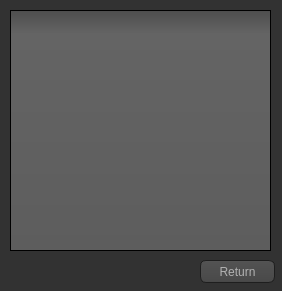
<?xml version="1.0" encoding="UTF-8"?>
<ui version="4.0">
 <class>afficheremplacement</class>
 <widget class="QDialog" name="afficheremplacement">
  <property name="geometry">
   <rect>
    <x>0</x>
    <y>0</y>
    <width>282</width>
    <height>291</height>
   </rect>
  </property>
  <property name="windowTitle">
   <string>Dialog</string>
  </property>
  <property name="styleSheet">
   <string notr="true">QToolTip
{
     border: 1px solid black;
     background-color: #ffa02f;
     padding: 1px;
     border-radius: 3px;
     opacity: 100;
}

QWidget
{
    color: #b1b1b1;
    background-color: #323232;
}

QWidget:item:hover
{
    background-color: QLinearGradient( x1: 0, y1: 0, x2: 0, y2: 1, stop: 0 #ffa02f, stop: 1 #ca0619);
    color: #000000;
}

QWidget:item:selected
{
    background-color: QLinearGradient( x1: 0, y1: 0, x2: 0, y2: 1, stop: 0 #ffa02f, stop: 1 #d7801a);
}

QMenuBar::item
{
    background: transparent;
}

QMenuBar::item:selected
{
    background: transparent;
    border: 1px solid #ffaa00;
}

QMenuBar::item:pressed
{
    background: #444;
    border: 1px solid #000;
    background-color: QLinearGradient(
        x1:0, y1:0,
        x2:0, y2:1,
        stop:1 #212121,
        stop:0.4 #343434/*,
        stop:0.2 #343434,
        stop:0.1 #ffaa00*/
    );
    margin-bottom:-1px;
    padding-bottom:1px;
}

QMenu
{
    border: 1px solid #000;
}

QMenu::item
{
    padding: 2px 20px 2px 20px;
}

QMenu::item:selected
{
    color: #000000;
}

QWidget:disabled
{
    color: #404040;
    background-color: #323232;
}

QAbstractItemView
{
    background-color: QLinearGradient( x1: 0, y1: 0, x2: 0, y2: 1, stop: 0 #4d4d4d, stop: 0.1 #646464, stop: 1 #5d5d5d);
}

QWidget:focus
{
    /*border: 2px solid QLinearGradient( x1: 0, y1: 0, x2: 0, y2: 1, stop: 0 #ffa02f, stop: 1 #d7801a);*/
}

QLineEdit
{
    background-color: QLinearGradient( x1: 0, y1: 0, x2: 0, y2: 1, stop: 0 #4d4d4d, stop: 0 #646464, stop: 1 #5d5d5d);
    padding: 1px;
    border-style: solid;
    border: 1px solid #1e1e1e;
    border-radius: 5;
}

QPushButton
{
    color: #b1b1b1;
    background-color: QLinearGradient( x1: 0, y1: 0, x2: 0, y2: 1, stop: 0 #565656, stop: 0.1 #525252, stop: 0.5 #4e4e4e, stop: 0.9 #4a4a4a, stop: 1 #464646);
    border-width: 1px;
    border-color: #1e1e1e;
    border-style: solid;
    border-radius: 6;
    padding: 3px;
    font-size: 12px;
    padding-left: 5px;
    padding-right: 5px;
}

QPushButton:pressed
{
    background-color: QLinearGradient( x1: 0, y1: 0, x2: 0, y2: 1, stop: 0 #2d2d2d, stop: 0.1 #2b2b2b, stop: 0.5 #292929, stop: 0.9 #282828, stop: 1 #252525);
}

QComboBox
{
    selection-background-color: #ffaa00;
    background-color: QLinearGradient( x1: 0, y1: 0, x2: 0, y2: 1, stop: 0 #565656, stop: 0.1 #525252, stop: 0.5 #4e4e4e, stop: 0.9 #4a4a4a, stop: 1 #464646);
    border-style: solid;
    border: 1px solid #1e1e1e;
    border-radius: 5;
}

QComboBox:hover,QPushButton:hover
{
    border: 2px solid QLinearGradient( x1: 0, y1: 0, x2: 0, y2: 1, stop: 0 #ffa02f, stop: 1 #d7801a);
}


QComboBox:on
{
    padding-top: 3px;
    padding-left: 4px;
    background-color: QLinearGradient( x1: 0, y1: 0, x2: 0, y2: 1, stop: 0 #2d2d2d, stop: 0.1 #2b2b2b, stop: 0.5 #292929, stop: 0.9 #282828, stop: 1 #252525);
    selection-background-color: #ffaa00;
}

QComboBox QAbstractItemView
{
    border: 2px solid darkgray;
    selection-background-color: QLinearGradient( x1: 0, y1: 0, x2: 0, y2: 1, stop: 0 #ffa02f, stop: 1 #d7801a);
}

QComboBox::drop-down
{
     subcontrol-origin: padding;
     subcontrol-position: top right;
     width: 15px;

     border-left-width: 0px;
     border-left-color: darkgray;
     border-left-style: solid; /* just a single line */
     border-top-right-radius: 3px; /* same radius as the QComboBox */
     border-bottom-right-radius: 3px;
 }

QComboBox::down-arrow
{
     image: url(:/down_arrow.png);
}

QGroupBox:focus
{
border: 2px solid QLinearGradient( x1: 0, y1: 0, x2: 0, y2: 1, stop: 0 #ffa02f, stop: 1 #d7801a);
}

QTextEdit:focus
{
    border: 2px solid QLinearGradient( x1: 0, y1: 0, x2: 0, y2: 1, stop: 0 #ffa02f, stop: 1 #d7801a);
}

QScrollBar:horizontal {
     border: 1px solid #222222;
     background: QLinearGradient( x1: 0, y1: 0, x2: 0, y2: 1, stop: 0.0 #121212, stop: 0.2 #282828, stop: 1 #484848);
     height: 7px;
     margin: 0px 16px 0 16px;
}

QScrollBar::handle:horizontal
{
      background: QLinearGradient( x1: 0, y1: 0, x2: 1, y2: 0, stop: 0 #ffa02f, stop: 0.5 #d7801a, stop: 1 #ffa02f);
      min-height: 20px;
      border-radius: 2px;
}

QScrollBar::add-line:horizontal {
      border: 1px solid #1b1b19;
      border-radius: 2px;
      background: QLinearGradient( x1: 0, y1: 0, x2: 1, y2: 0, stop: 0 #ffa02f, stop: 1 #d7801a);
      width: 14px;
      subcontrol-position: right;
      subcontrol-origin: margin;
}

QScrollBar::sub-line:horizontal {
      border: 1px solid #1b1b19;
      border-radius: 2px;
      background: QLinearGradient( x1: 0, y1: 0, x2: 1, y2: 0, stop: 0 #ffa02f, stop: 1 #d7801a);
      width: 14px;
     subcontrol-position: left;
     subcontrol-origin: margin;
}

QScrollBar::right-arrow:horizontal, QScrollBar::left-arrow:horizontal
{
      border: 1px solid black;
      width: 1px;
      height: 1px;
      background: white;
}

QScrollBar::add-page:horizontal, QScrollBar::sub-page:horizontal
{
      background: none;
}

QScrollBar:vertical
{
      background: QLinearGradient( x1: 0, y1: 0, x2: 1, y2: 0, stop: 0.0 #121212, stop: 0.2 #282828, stop: 1 #484848);
      width: 7px;
      margin: 16px 0 16px 0;
      border: 1px solid #222222;
}

QScrollBar::handle:vertical
{
      background: QLinearGradient( x1: 0, y1: 0, x2: 0, y2: 1, stop: 0 #ffa02f, stop: 0.5 #d7801a, stop: 1 #ffa02f);
      min-height: 20px;
      border-radius: 2px;
}

QScrollBar::add-line:vertical
{
      border: 1px solid #1b1b19;
      border-radius: 2px;
      background: QLinearGradient( x1: 0, y1: 0, x2: 0, y2: 1, stop: 0 #ffa02f, stop: 1 #d7801a);
      height: 14px;
      subcontrol-position: bottom;
      subcontrol-origin: margin;
}

QScrollBar::sub-line:vertical
{
      border: 1px solid #1b1b19;
      border-radius: 2px;
      background: QLinearGradient( x1: 0, y1: 0, x2: 0, y2: 1, stop: 0 #d7801a, stop: 1 #ffa02f);
      height: 14px;
      subcontrol-position: top;
      subcontrol-origin: margin;
}

QScrollBar::up-arrow:vertical, QScrollBar::down-arrow:vertical
{
      border: 1px solid black;
      width: 1px;
      height: 1px;
      background: white;
}


QScrollBar::add-page:vertical, QScrollBar::sub-page:vertical
{
      background: none;
}

QTextEdit
{
    background-color: #242424;
}

QPlainTextEdit
{
    background-color: #242424;
}

QHeaderView::section
{
    background-color: QLinearGradient(x1:0, y1:0, x2:0, y2:1, stop:0 #616161, stop: 0.5 #505050, stop: 0.6 #434343, stop:1 #656565);
    color: white;
    padding-left: 4px;
    border: 1px solid #6c6c6c;
}

QCheckBox:disabled
{
color: #414141;
}

QDockWidget::title
{
    text-align: center;
    spacing: 3px; /* spacing between items in the tool bar */
    background-color: QLinearGradient(x1:0, y1:0, x2:0, y2:1, stop:0 #323232, stop: 0.5 #242424, stop:1 #323232);
}

QDockWidget::close-button, QDockWidget::float-button
{
    text-align: center;
    spacing: 1px; /* spacing between items in the tool bar */
    background-color: QLinearGradient(x1:0, y1:0, x2:0, y2:1, stop:0 #323232, stop: 0.5 #242424, stop:1 #323232);
}

QDockWidget::close-button:hover, QDockWidget::float-button:hover
{
    background: #242424;
}

QDockWidget::close-button:pressed, QDockWidget::float-button:pressed
{
    padding: 1px -1px -1px 1px;
}

QMainWindow::separator
{
    background-color: QLinearGradient(x1:0, y1:0, x2:0, y2:1, stop:0 #161616, stop: 0.5 #151515, stop: 0.6 #212121, stop:1 #343434);
    color: white;
    padding-left: 4px;
    border: 1px solid #4c4c4c;
    spacing: 3px; /* spacing between items in the tool bar */
}

QMainWindow::separator:hover
{

    background-color: QLinearGradient(x1:0, y1:0, x2:0, y2:1, stop:0 #d7801a, stop:0.5 #b56c17 stop:1 #ffa02f);
    color: white;
    padding-left: 4px;
    border: 1px solid #6c6c6c;
    spacing: 3px; /* spacing between items in the tool bar */
}

QToolBar::handle
{
     spacing: 3px; /* spacing between items in the tool bar */
     background: url(:/images/handle.png);
}

QMenu::separator
{
    height: 2px;
    background-color: QLinearGradient(x1:0, y1:0, x2:0, y2:1, stop:0 #161616, stop: 0.5 #151515, stop: 0.6 #212121, stop:1 #343434);
    color: white;
    padding-left: 4px;
    margin-left: 10px;
    margin-right: 5px;
}

QProgressBar
{
    border: 2px solid grey;
    border-radius: 5px;
    text-align: center;
}

QProgressBar::chunk
{
    background-color: #d7801a;
    width: 2.15px;
    margin: 0.5px;
}

QTabBar::tab {
    color: #b1b1b1;
    border: 1px solid #444;
    border-bottom-style: none;
    background-color: #323232;
    padding-left: 10px;
    padding-right: 10px;
    padding-top: 3px;
    padding-bottom: 2px;
    margin-right: -1px;
}

QTabWidget::pane {
    border: 1px solid #444;
    top: 1px;
}

QTabBar::tab:last
{
    margin-right: 0; /* the last selected tab has nothing to overlap with on the right */
    border-top-right-radius: 3px;
}

QTabBar::tab:first:!selected
{
 margin-left: 0px; /* the last selected tab has nothing to overlap with on the right */


    border-top-left-radius: 3px;
}

QTabBar::tab:!selected
{
    color: #b1b1b1;
    border-bottom-style: solid;
    margin-top: 3px;
    background-color: QLinearGradient(x1:0, y1:0, x2:0, y2:1, stop:1 #212121, stop:.4 #343434);
}

QTabBar::tab:selected
{
    border-top-left-radius: 3px;
    border-top-right-radius: 3px;
    margin-bottom: 0px;
}

QTabBar::tab:!selected:hover
{
    /*border-top: 2px solid #ffaa00;
    padding-bottom: 3px;*/
    border-top-left-radius: 3px;
    border-top-right-radius: 3px;
    background-color: QLinearGradient(x1:0, y1:0, x2:0, y2:1, stop:1 #212121, stop:0.4 #343434, stop:0.2 #343434, stop:0.1 #ffaa00);
}

QRadioButton::indicator:checked, QRadioButton::indicator:unchecked{
    color: #b1b1b1;
    background-color: #323232;
    border: 1px solid #b1b1b1;
    border-radius: 6px;
}

QRadioButton::indicator:checked
{
    background-color: qradialgradient(
        cx: 0.5, cy: 0.5,
        fx: 0.5, fy: 0.5,
        radius: 1.0,
        stop: 0.25 #ffaa00,
        stop: 0.3 #323232
    );
}

QCheckBox::indicator{
    color: #b1b1b1;
    background-color: #323232;
    border: 1px solid #b1b1b1;
    width: 9px;
    height: 9px;
}

QRadioButton::indicator
{
    border-radius: 6px;
}

QRadioButton::indicator:hover, QCheckBox::indicator:hover
{
    border: 1px solid #ffaa00;
}

QCheckBox::indicator:checked
{
    image:url(:/images/checkbox.png);
}

QCheckBox::indicator:disabled, QRadioButton::indicator:disabled
{
    border: 1px solid #444;
}</string>
  </property>
  <widget class="QPushButton" name="pushButton">
   <property name="geometry">
    <rect>
     <x>200</x>
     <y>260</y>
     <width>75</width>
     <height>23</height>
    </rect>
   </property>
   <property name="text">
    <string>Return</string>
   </property>
  </widget>
  <widget class="QTableView" name="tableView">
   <property name="geometry">
    <rect>
     <x>10</x>
     <y>10</y>
     <width>261</width>
     <height>241</height>
    </rect>
   </property>
  </widget>
 </widget>
 <resources/>
 <connections/>
</ui>
